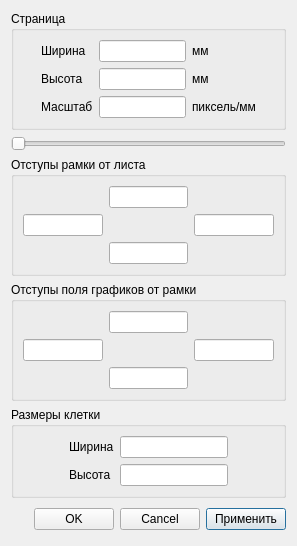
<?xml version="1.0" encoding="UTF-8"?>
<ui version="4.0">
 <class>Dialog</class>
 <widget class="QDialog" name="Dialog">
  <property name="geometry">
   <rect>
    <x>0</x>
    <y>0</y>
    <width>297</width>
    <height>523</height>
   </rect>
  </property>
  <property name="windowTitle">
   <string>Параметры страницы</string>
  </property>
  <layout class="QGridLayout" name="gridLayout_4">
   <item row="6" column="0">
    <widget class="QGroupBox" name="groupBox">
     <property name="title">
      <string>Отступы рамки от листа</string>
     </property>
     <layout class="QGridLayout" name="gridLayout_5">
      <item row="2" column="0">
       <layout class="QGridLayout" name="gridLayout">
        <item row="0" column="1">
         <widget class="QLineEdit" name="borderTop"/>
        </item>
        <item row="1" column="2">
         <widget class="QLineEdit" name="borderRight"/>
        </item>
        <item row="1" column="0">
         <widget class="QLineEdit" name="borderLeft"/>
        </item>
        <item row="2" column="1">
         <widget class="QLineEdit" name="borderBottom"/>
        </item>
       </layout>
      </item>
     </layout>
    </widget>
   </item>
   <item row="10" column="0">
    <layout class="QHBoxLayout" name="hs1">
     <property name="spacing">
      <number>6</number>
     </property>
     <property name="leftMargin">
      <number>0</number>
     </property>
     <property name="topMargin">
      <number>0</number>
     </property>
     <property name="rightMargin">
      <number>0</number>
     </property>
     <property name="bottomMargin">
      <number>0</number>
     </property>
     <item>
      <spacer name="hs3">
       <property name="orientation">
        <enum>Qt::Horizontal</enum>
       </property>
       <property name="sizeHint" stdset="0">
        <size>
         <width>131</width>
         <height>31</height>
        </size>
       </property>
      </spacer>
     </item>
     <item>
      <widget class="QPushButton" name="okButton">
       <property name="text">
        <string>OK</string>
       </property>
       <property name="autoDefault">
        <bool>true</bool>
       </property>
      </widget>
     </item>
     <item>
      <widget class="QPushButton" name="cancelButton">
       <property name="text">
        <string>Cancel</string>
       </property>
       <property name="autoDefault">
        <bool>false</bool>
       </property>
      </widget>
     </item>
     <item>
      <widget class="QPushButton" name="applyButton">
       <property name="text">
        <string>Применить</string>
       </property>
       <property name="autoDefault">
        <bool>false</bool>
       </property>
       <property name="default">
        <bool>true</bool>
       </property>
      </widget>
     </item>
    </layout>
   </item>
   <item row="8" column="0">
    <widget class="QGroupBox" name="groupBox_4">
     <property name="title">
      <string>Размеры клетки</string>
     </property>
     <layout class="QGridLayout" name="gridLayout_10">
      <item row="0" column="0">
       <spacer name="horizontalSpacer_2">
        <property name="orientation">
         <enum>Qt::Horizontal</enum>
        </property>
        <property name="sizeHint" stdset="0">
         <size>
          <width>40</width>
          <height>20</height>
         </size>
        </property>
       </spacer>
      </item>
      <item row="0" column="1">
       <layout class="QGridLayout" name="gridLayout_11">
        <item row="0" column="1">
         <widget class="QLineEdit" name="gridWidth"/>
        </item>
        <item row="1" column="0">
         <widget class="QLabel" name="label_4">
          <property name="text">
           <string>Высота</string>
          </property>
         </widget>
        </item>
        <item row="0" column="0">
         <widget class="QLabel" name="label_2">
          <property name="text">
           <string>Ширина</string>
          </property>
         </widget>
        </item>
        <item row="1" column="1">
         <widget class="QLineEdit" name="gridHeight"/>
        </item>
       </layout>
      </item>
      <item row="0" column="2">
       <spacer name="horizontalSpacer_3">
        <property name="orientation">
         <enum>Qt::Horizontal</enum>
        </property>
        <property name="sizeHint" stdset="0">
         <size>
          <width>40</width>
          <height>20</height>
         </size>
        </property>
       </spacer>
      </item>
     </layout>
    </widget>
   </item>
   <item row="7" column="0">
    <widget class="QGroupBox" name="groupBox_2">
     <property name="title">
      <string>Отступы поля графиков от рамки</string>
     </property>
     <layout class="QGridLayout" name="gridLayout_6">
      <item row="0" column="0">
       <layout class="QGridLayout" name="gridLayout_2">
        <item row="0" column="1">
         <widget class="QLineEdit" name="graphTop"/>
        </item>
        <item row="1" column="2">
         <widget class="QLineEdit" name="graphRight"/>
        </item>
        <item row="1" column="0">
         <widget class="QLineEdit" name="graphLeft"/>
        </item>
        <item row="2" column="1">
         <widget class="QLineEdit" name="graphBottom"/>
        </item>
       </layout>
      </item>
     </layout>
    </widget>
   </item>
   <item row="0" column="0">
    <widget class="QGroupBox" name="groupBox_3">
     <property name="title">
      <string>Страница</string>
     </property>
     <layout class="QGridLayout" name="gridLayout_7">
      <item row="0" column="0">
       <spacer name="horizontalSpacer_4">
        <property name="orientation">
         <enum>Qt::Horizontal</enum>
        </property>
        <property name="sizeHint" stdset="0">
         <size>
          <width>40</width>
          <height>20</height>
         </size>
        </property>
       </spacer>
      </item>
      <item row="0" column="1">
       <layout class="QGridLayout" name="gridLayout_3">
        <item row="0" column="0">
         <widget class="QLabel" name="label">
          <property name="text">
           <string>Ширина</string>
          </property>
         </widget>
        </item>
        <item row="1" column="1">
         <widget class="QLineEdit" name="pageHeight"/>
        </item>
        <item row="2" column="1">
         <widget class="QLineEdit" name="pageZoom"/>
        </item>
        <item row="2" column="0">
         <widget class="QLabel" name="label_7">
          <property name="text">
           <string>Масштаб</string>
          </property>
         </widget>
        </item>
        <item row="0" column="1">
         <widget class="QLineEdit" name="pageWidth"/>
        </item>
        <item row="1" column="0">
         <widget class="QLabel" name="label_3">
          <property name="text">
           <string>Высота</string>
          </property>
         </widget>
        </item>
        <item row="2" column="2">
         <widget class="QLabel" name="label_8">
          <property name="text">
           <string>пиксель/мм</string>
          </property>
         </widget>
        </item>
        <item row="1" column="2">
         <widget class="QLabel" name="label_9">
          <property name="text">
           <string>мм</string>
          </property>
         </widget>
        </item>
        <item row="0" column="2">
         <widget class="QLabel" name="label_10">
          <property name="text">
           <string>мм</string>
          </property>
         </widget>
        </item>
       </layout>
      </item>
      <item row="0" column="2">
       <spacer name="horizontalSpacer">
        <property name="orientation">
         <enum>Qt::Horizontal</enum>
        </property>
        <property name="sizeHint" stdset="0">
         <size>
          <width>40</width>
          <height>20</height>
         </size>
        </property>
       </spacer>
      </item>
     </layout>
    </widget>
   </item>
   <item row="9" column="0">
    <spacer name="verticalSpacer">
     <property name="orientation">
      <enum>Qt::Vertical</enum>
     </property>
     <property name="sizeHint" stdset="0">
      <size>
       <width>20</width>
       <height>40</height>
      </size>
     </property>
    </spacer>
   </item>
   <item row="4" column="0">
    <widget class="QSlider" name="zoomSlider">
     <property name="minimum">
      <number>100</number>
     </property>
     <property name="maximum">
      <number>2000</number>
     </property>
     <property name="orientation">
      <enum>Qt::Horizontal</enum>
     </property>
    </widget>
   </item>
  </layout>
  <widget class="QWidget" name="layoutWidget">
   <property name="geometry">
    <rect>
     <x>0</x>
     <y>0</y>
     <width>2</width>
     <height>2</height>
    </rect>
   </property>
   <layout class="QVBoxLayout" name="verticalLayout_4"/>
  </widget>
 </widget>
 <tabstops>
  <tabstop>pageWidth</tabstop>
  <tabstop>borderLeft</tabstop>
  <tabstop>borderTop</tabstop>
  <tabstop>borderBottom</tabstop>
  <tabstop>borderRight</tabstop>
  <tabstop>graphLeft</tabstop>
  <tabstop>graphTop</tabstop>
  <tabstop>graphBottom</tabstop>
  <tabstop>graphRight</tabstop>
  <tabstop>gridWidth</tabstop>
  <tabstop>gridHeight</tabstop>
  <tabstop>okButton</tabstop>
  <tabstop>cancelButton</tabstop>
 </tabstops>
 <resources/>
 <connections>
  <connection>
   <sender>okButton</sender>
   <signal>clicked()</signal>
   <receiver>Dialog</receiver>
   <slot>accept()</slot>
   <hints>
    <hint type="sourcelabel">
     <x>203</x>
     <y>496</y>
    </hint>
    <hint type="destinationlabel">
     <x>96</x>
     <y>254</y>
    </hint>
   </hints>
  </connection>
  <connection>
   <sender>cancelButton</sender>
   <signal>clicked()</signal>
   <receiver>Dialog</receiver>
   <slot>reject()</slot>
   <hints>
    <hint type="sourcelabel">
     <x>284</x>
     <y>496</y>
    </hint>
    <hint type="destinationlabel">
     <x>179</x>
     <y>282</y>
    </hint>
   </hints>
  </connection>
 </connections>
 <slots>
  <signal>onApply()</signal>
 </slots>
</ui>
